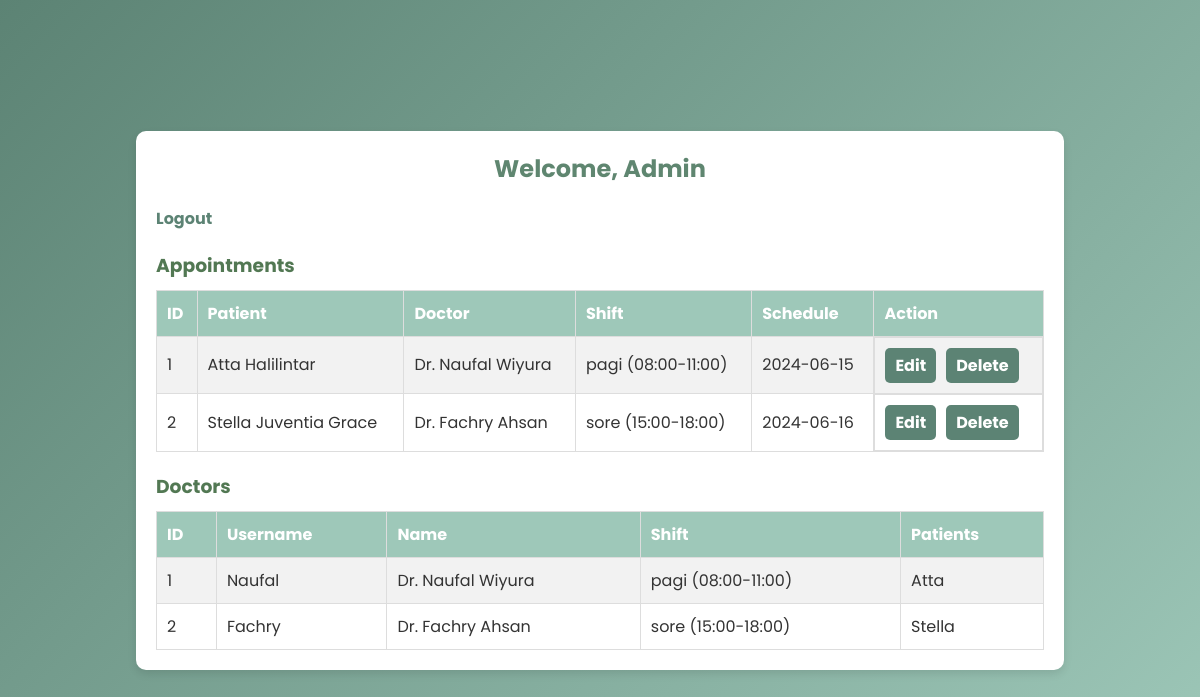
The app's page /admin_menu.php (signed in) with its own data.
### tables this page shows
CREATE TABLE `appointment` (
  `id` int(11) NOT NULL,
  `id_patient` int(11) DEFAULT NULL,
  `id_doctor` int(11) DEFAULT NULL,
  `schedule` date DEFAULT NULL
);

CREATE TABLE `patient` (
  `id` int(11) NOT NULL,
  `username` varchar(50) NOT NULL,
  `password` varchar(50) NOT NULL,
  `name` varchar(100) NOT NULL,
  `schedule` date DEFAULT NULL
);

CREATE TABLE `doctor` (
  `id` int(11) NOT NULL,
  `username` varchar(50) NOT NULL,
  `password` varchar(50) NOT NULL,
  `name` varchar(100) NOT NULL,
  `schedule` date DEFAULT NULL,
  `patient` text DEFAULT NULL,
  `shift_id` int(11) DEFAULT NULL
);

CREATE TABLE `shift_schedule` (
  `id` int(11) NOT NULL,
  `keterangan` varchar(10) NOT NULL,
  `jam` varchar(20) NOT NULL
);

### admin_menu.php (the view, shortened to what this page needs)
<?php
include 'connection.php';
$sql = "SELECT a.id, a.schedule, p.name as patient_name, d.name as doctor_name, s.keterangan, s.jam
        FROM appointment a
        LEFT JOIN patient p ON a.id_patient = p.id
        LEFT JOIN doctor d ON a.id_doctor = d.id
        LEFT JOIN shift_schedule s ON d.shift_id = s.id";
$appointments = $conn->query($sql);
$sql = "SELECT d.*, s.keterangan, s.jam
        FROM doctor d
        LEFT JOIN shift_schedule s ON d.shift_id = s.id";
$doctorsResult = $conn->query($sql);
?>
<!DOCTYPE html>
<html>
<head>
</head>
<body>
    <div class="container">
        <h2>Welcome, Admin</h2>
        <a href="logout.php">Logout</a>
        <h3>Appointments</h3>
        <table>
            <tr>
                <th>ID</th>
                <th>Patient</th>
                <th>Doctor</th>
                <th>Shift</th>
                <th>Schedule</th>
                <th>Action</th>
            </tr>
            <?php while($row = $appointments->fetch_assoc()): ?>
            <tr>
                <td><?php echo $row['id']; ?></td>
                <td><?php echo htmlspecialchars($row['patient_name']); ?></td>
                <td><?php echo htmlspecialchars($row['doctor_name']); ?></td>
                <td><?php echo htmlspecialchars($row['keterangan']) . ' (' . htmlspecialchars($row['jam']) . ')'; ?></td>
                <td><?php echo htmlspecialchars($row['schedule']); ?></td>
                <td class="action-links">
                    <a href="edit_appointment.php?id=<?php echo $row['id']; ?>">Edit</a>
                    <a href="delete_appointment.php?id=<?php echo $row['id']; ?>">Delete</a>
                </td>
            </tr>
            <?php endwhile; ?>
        </table>
        <h3>Doctors</h3>
        <table>
            <tr>
                <th>ID</th>
                <th>Username</th>
                <th>Name</th>
                <th>Shift</th>
                <th>Patients</th>
            </tr>
            <?php
            $doctorsResult->data_seek(0);
            while($row = $doctorsResult->fetch_assoc()): ?>
            <tr>
                <td><?php echo $row['id']; ?></td>
                <td><?php echo htmlspecialchars($row['username']); ?></td>
                <td><?php echo htmlspecialchars($row['name']); ?></td>
                <td><?php echo htmlspecialchars($row['keterangan']) . ' (' . htmlspecialchars($row['jam']) . ')'; ?></td>
                <td><?php echo htmlspecialchars($row['patient']); ?></td>
            </tr>
            <?php endwhile; ?>
        </table>
    </div>
</body>
</html>

### admin_menu.php (style rules this page uses)
* { box-sizing: border-box; margin: 0; padding: 0; }
body { font-family: "Poppins", sans-serif; background: linear-gradient(135deg, #5C8374, #9EC8B9); color: #333; display: flex; justify-content: center; align-items: center; min-height: 100vh; padding: 20px; }
.container { background-color: #fff; padding: 20px; border-radius: 10px; box-shadow: 0 4px 8px rgba(0, 0, 0, 0.1); width: 80%; max-width: 1000px; }
h2 { color: #5F8670; margin-bottom: 20px; text-align: center; }
h3 { color: #527853; margin-top: 20px; margin-bottom: 10px; }
a { color: #5C8374; text-decoration: none; font-weight: bold; }
table { width: 100%; border-collapse: collapse; margin-top: 10px; }
table, th, td { border: 1px solid #ddd; }
th, td { padding: 10px; text-align: left; }
th { background-color: #9EC8B9; color: #fff; }
tr:nth-child(even) { background-color: #f2f2f2; }
.action-links { display: flex; gap: 10px; }
.action-links a { background: #5C8374; color: #fff; padding: 5px 10px; border-radius: 5px; transition: background 0.3s; }

### records on screen
appointment: id "1", id_patient.name "Atta Halilintar", id_doctor.name "Dr. Naufal Wiyura", shift_schedule.keterangan "pagi", shift_schedule.jam "08:00-11:00", schedule "2024-06-15"
appointment: id "2", id_patient.name "Stella Juventia Grace", id_doctor.name "Dr. Fachry Ahsan", shift_schedule.keterangan "sore", shift_schedule.jam "15:00-18:00", schedule "2024-06-16"
doctor: id "1", username "Naufal", name "Dr. Naufal Wiyura", shift_schedule.keterangan "pagi", shift_schedule.jam "08:00-11:00", patient "Atta"
doctor: id "2", username "Fachry", name "Dr. Fachry Ahsan", shift_schedule.keterangan "sore", shift_schedule.jam "15:00-18:00", patient "Stella"
